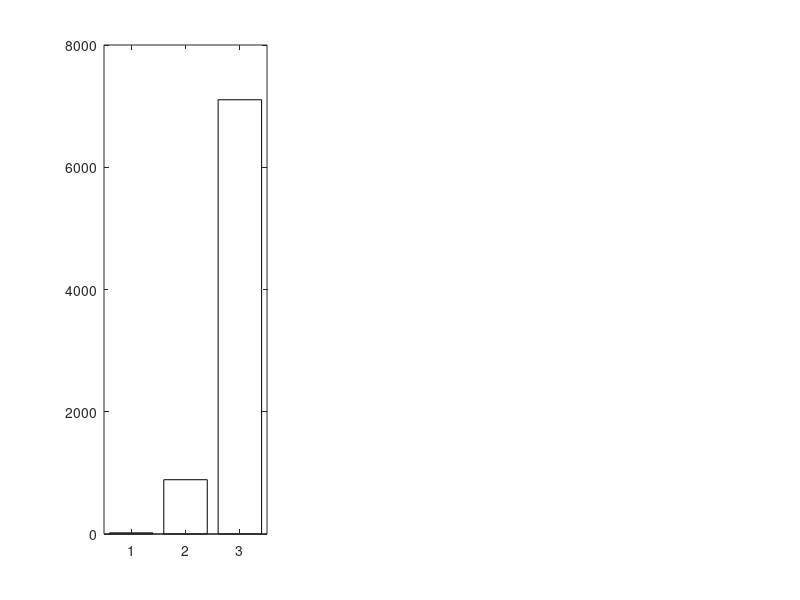

The MATLAB source for this figure: (Note: this script raises an error after producing the figure.)
%% ============================================================
%  MODULE 01 — BATTERY PACK SPECIFICATION
%  Project : Smart EV Battery Health & Fault Prediction System
%  Author  : [Your Name] | Tool: MATLAB 2025a
%  Run     : Press F5 — output saved to EV_Battery_Outputs/
%% ============================================================
clc; clear; close all;

output_folder = 'EV_Battery_Outputs';
if ~exist(output_folder,'dir'), mkdir(output_folder); end

fprintf('==========================================\n');
fprintf('   MODULE 01: BATTERY PACK SPECIFICATION  \n');
fprintf('==========================================\n\n');

V_cell_nom=3.7; V_cell_max=4.2; V_cell_min=3.0;
Q_cell=5; R_cell=0.005; mass_cell=0.045; E_cell_Wh=18.5;

n_series=96; n_parallel=4; n_cells=n_series*n_parallel;
V_pack_nom=n_series*V_cell_nom; V_pack_max=n_series*V_cell_max;
V_pack_min=n_series*V_cell_min; Q_pack=n_parallel*Q_cell;
E_pack_Wh=V_pack_nom*Q_pack; E_pack_kWh=E_pack_Wh/1000;
R_pack=(n_series/n_parallel)*R_cell; mass_pack=n_cells*mass_cell;
volume_pack=0.0417;
gravimetric_density=E_pack_Wh/mass_pack;
volumetric_density=(E_pack_Wh/volume_pack)/1000;
V_module=12*V_cell_nom; E_module_Wh=V_module*Q_pack;

fprintf('Configuration      : 96S4P\n');
fprintf('Total Cells        : %d\n', n_cells);
fprintf('Nominal Voltage    : %.1f V\n', V_pack_nom);
fprintf('Capacity           : %.0f Ah\n', Q_pack);
fprintf('Energy             : %.3f kWh\n', E_pack_kWh);
fprintf('Pack Mass          : %.2f kg\n', mass_pack);
fprintf('Gravimetric Density: %.1f Wh/kg\n', gravimetric_density);
fprintf('Volumetric Density : %.1f Wh/L\n\n', volumetric_density);

C_rates=[0.5,1,2,3,4];
fprintf('C-Rate Analysis:\n');
for i=1:length(C_rates)
    fprintf('  %.1fC: %.0fA — %.1fhr\n',...
        C_rates(i),C_rates(i)*Q_pack,1/C_rates(i));
end

figure('Name','M01: Pack Specification',...
    'Color','white','Position',[50 50 1100 450]);

subplot(1,3,1);
b1=bar([E_cell_Wh,E_module_Wh,E_pack_Wh],'FaceColor','flat');
b1.CData=[0.2 0.6 0.9;0.1 0.8 0.4;0.9 0.3 0.2];
set(gca,'XTickLabel',{'Cell','Module','Pack'},'FontSize',10);
ylabel('Energy (Wh)'); title('Energy: Cell→Module→Pack'); grid on;

subplot(1,3,2);
c_r=0.1:0.1:5;
plot(c_r,1./c_r,'b-','LineWidth',2);
xline(1,'r--','1C','LineWidth',1.5); xline(2,'g--','2C','LineWidth',1.5);
xlabel('C-Rate'); ylabel('Time (hours)');
title('C-Rate vs Discharge Time'); grid on; set(gca,'FontSize',10);

subplot(1,3,3);
b2=bar([V_pack_min,V_pack_nom,V_pack_max],'FaceColor','flat');
b2.CData=[0.9 0.2 0.2;0.2 0.7 0.3;0.2 0.4 0.9];
set(gca,'XTickLabel',{'Min','Nominal','Max'},'FontSize',10);
ylabel('Voltage (V)'); ylim([0 450]);
title('Pack Voltage Range'); grid on;

saveas(gcf,fullfile(output_folder,'M01_Pack_Specification.png'));
fprintf('\n✔ Saved: M01_Pack_Specification.png\n');
fprintf('MODULE 01 COMPLETE!\n');
